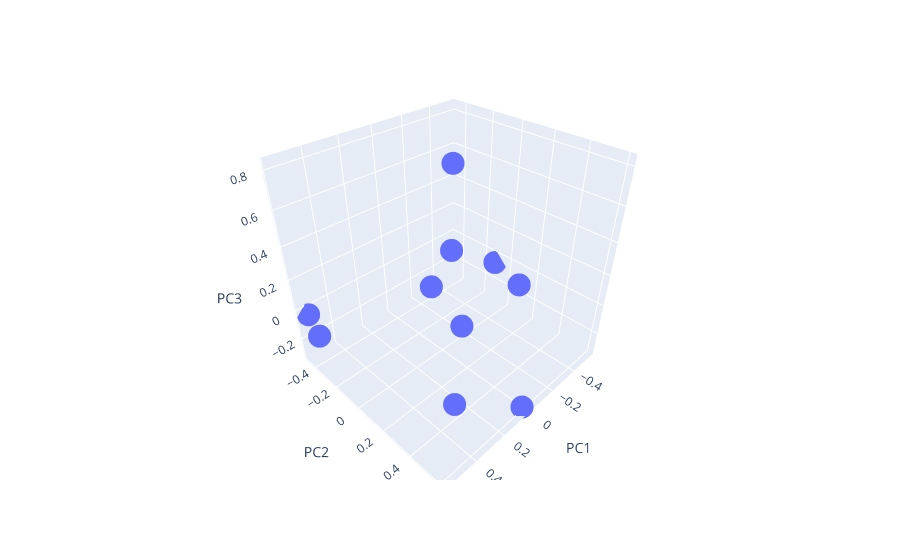

Source (notebook cell):
### Code cell
kernel_pca = KernelPCA(n_components=3, kernel='rbf')
kernel_rookie = kernel_pca.fit_transform(PCA_data_numbers_rookie)

# Converting the transformed data back to a DataFrame
df_kernel_rookie = pd.DataFrame(kernel_rookie, columns=['PC1', 'PC2', 'PC3'])

fig_2d = px.scatter_3d(df_kernel_rookie, x='PC1', y='PC2', z='PC3')
fig_2d.show()

### Figure 1 — Plotly figure (JSON) as saved in the notebook; plotly's stock layout.template omitted (floating-point values rounded to 4 significant figures)
{"data": [{"hovertemplate": "PC1=%{x}<br>PC2=%{y}<br>PC3=%{z}<extra></extra>", "legendgroup": "", "marker": {"color": "#636efa", "symbol": "circle"}, "mode": "markers", "name": "", "scene": "scene", "showlegend": false, "type": "scatter3d", "x": [-0.452, -0.5559, 0.2628, -0.4277, 0.5484, 0.2721, -0.2379, 0.02698, -0.006074, 0.5693], "y": [-0.3782, -0.1004, 0.3972, 0.1888, -0.4626, 0.365, -0.3449, 0.6023, 0.07338, -0.3406], "z": [-0.04666, -0.05608, 0.243, -0.008577, -0.03605, -0.2938, -0.2068, -0.3197, 0.8224, -0.09774]}], "layout": {"autosize": true, "legend": {"tracegroupgap": 0}, "margin": {"t": 60}, "scene": {"aspectmode": "auto", "aspectratio": {"x": 1.013, "y": 0.9592, "z": 1.029}, "domain": {"x": [0, 1], "y": [0, 1]}, "xaxis": {"title": {"text": "PC1"}, "type": "linear"}, "yaxis": {"title": {"text": "PC2"}, "type": "linear"}, "zaxis": {"title": {"text": "PC3"}, "type": "linear"}}}}
